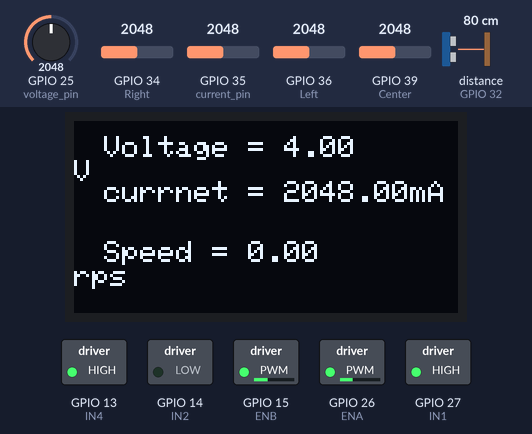
A sketch run on a simulated ESP32. Parts: 128×64 one-colour display, switched loads named in the sketch (green lamp = pin HIGH). Inputs (shaded band) come from the test bench; at power-on: distance to the obstacle (sensor on GPIO 32) 80 cm, GPIO 25 (voltage_pin) = 2048, GPIO 35 (current_pin) = 2048, GPIO 34 (Right) = 2048, GPIO 36 (Left) = 2048, GPIO 39 (Center) = 2048. The echo pulse lasts 58.3 µs per cm; the display library's start-up logo is not drawn; pins used as bus, display or sensor lines are not drawn.

Above: at 1.2 s.
1.3 s: distance to the obstacle (sensor on GPIO 32) set to 12 cm
2.8 s: distance to the obstacle (sensor on GPIO 32) set to 9 cm
At 3.39 s:
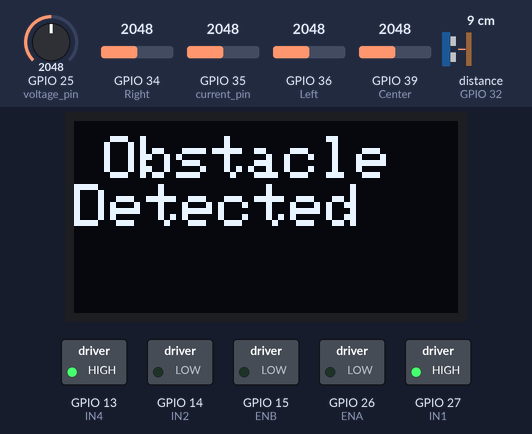
5.4 s: GPIO 25 (voltage_pin) set to 2866
At 5.94 s:
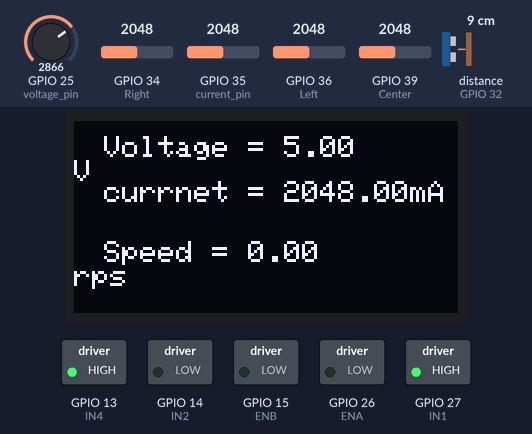
7.6 s: GPIO 35 (current_pin) set to 2866
At 8.12 s:
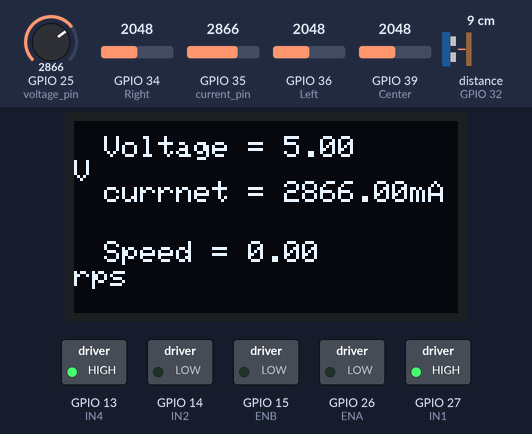
9.8 s: GPIO 25 (voltage_pin) set to 3972
11.6 s: GPIO 35 (current_pin) set to 3972
At 12.06 s:
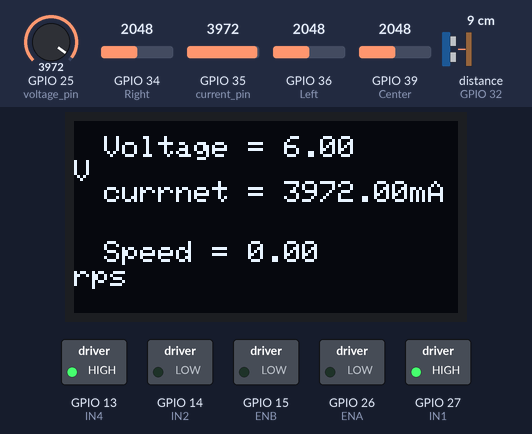
Timing chart, 0 to 14.3 s (numbered marks = the images above; inputs shaded):
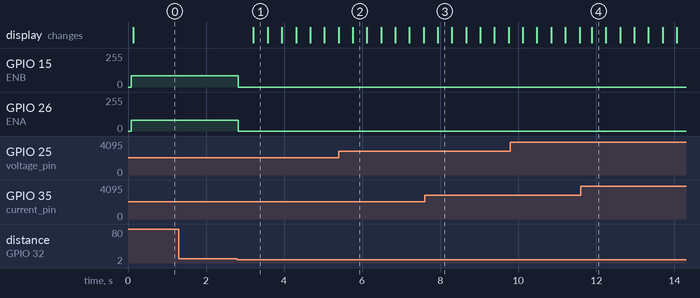

Measured:
- the behaviour switches between 11 and 10 cm on distance to the obstacle (sensor on GPIO 32) (found by bisection; images 0 and 1)
- after the input at 1.3 s, every drawn part: stays the same
- after the input at 2.8 s, GPIO 15 (ENB): 85/255 → 0/255 at once; GPIO 26 (ENA): 80/255 → 0/255 at once; the display: changes after 0.42 s (image 1)
- after the input at 5.4 s, the display: changes after 0.36 s (image 2)
- after the input at 7.6 s, the display: changes after 0.34 s (image 3)
- after the input at 11.6 s, the display: changes after 0.28 s (image 4)

The sketch:

005.ino
```cpp
#include "NewPing.h"

//OLED
#include <SPI.h>
#include <Wire.h>
#include <Adafruit_GFX.h>
#include <Adafruit_SSD1306.h>

#define SCREEN_WIDTH 128 // OLED display width, in pixels
#define SCREEN_HEIGHT 64 // OLED display height, in pixels

// Declaration for an SSD1306 display connected to I2C (SDA, SCL pins)
// The pins for I2C are defined by the Wire-library.
// On an arduino UNO:       A4(SDA), A5(SCL)
// On an arduino MEGA 2560: 20(SDA), 21(SCL)
// On an arduino LEONARDO:   2(SDA),  3(SCL), ...
#define OLED_RESET     -1 // Reset pin # (or -1 if sharing Arduino reset pin)
#define SCREEN_ADDRESS 0x3C ///< See datasheet for Address; 0x3D for 128x64, 0x3C for 128x32
Adafruit_SSD1306 display(SCREEN_WIDTH, SCREEN_HEIGHT, &Wire, OLED_RESET);

char colour;
int Last_turn;

#define NUMFLAKES     10 // Number of snowflakes in the animation example

#define LOGO_HEIGHT   16
#define LOGO_WIDTH    16
static const unsigned char PROGMEM logo_bmp[] =
{ 0b00000000, 0b11000000,
  0b00000001, 0b11000000,
  0b00000001, 0b11000000,
  0b00000011, 0b11100000,
  0b11110011, 0b11100000,
  0b11111110, 0b11111000,
  0b01111110, 0b11111111,
  0b00110011, 0b10011111,
  0b00011111, 0b11111100,
  0b00001101, 0b01110000,
  0b00011011, 0b10100000,
  0b00111111, 0b11100000,
  0b00111111, 0b11110000,
  0b01111100, 0b11110000,
  0b01110000, 0b01110000,
  0b00000000, 0b00110000 };

// IR connections
# define Left 36
# define Center 39
# define Right 34

// Ir encoder Sensor
// Define variables for measuring speed
const int sensorPin = 12;

unsigned long start_time = 0;
unsigned long end_time = 0;
int steps = 0;
float steps_old = 0;
float temp = 0;
float rps = 0;

// motor driver connections
# define ENA 26
# define IN1 27
# define IN2 14
# define IN3 12
# define IN4 13
# define ENB 15

// Colour Sensor
#define S2 16
#define S3 17
#define S0 1
#define S1 3
#define sensorOut 4

int Red = 0;
int Green = 0;
int Blue = 0;
int Frequency = 0;
int Color = 0;

// ultrasonic sensor connections
# define TRIGGER_PIN  33
# define ECHO_PIN 32
# define MAX_DISTANCE 400
NewPing sonar(TRIGGER_PIN, ECHO_PIN, MAX_DISTANCE) ;

// Current / voltage
# define current_pin 35
# define voltage_pin 25
float current = 0, voltage = 0;

// IR Encoder

void setup()
{
   Serial.begin(9600);

   // ir sensor
   pinMode(Left, INPUT);
   pinMode(Center, INPUT);
   pinMode(Right, INPUT);

   pinMode(ENA, OUTPUT);
   pinMode(IN1, OUTPUT);
   pinMode(IN2, OUTPUT);
   pinMode(IN3, OUTPUT);
   pinMode(IN4, OUTPUT);
   pinMode(ENB, OUTPUT);
   // IR Encoder
  pinMode(sensorPin, INPUT);   // set sensor pin as input
  // colour sensor
  pinMode(S2, OUTPUT); //Define S2 Pin as a OUTPUT/
  pinMode(S3, OUTPUT); //Define S3 Pin as a OUTPUT/
  pinMode(S1, OUTPUT); //Define S2 Pin as a OUTPUT/
  pinMode(S0, OUTPUT); //Define S3 Pin as a OUTPUT/
  digitalWrite(S0,HIGH);
  digitalWrite(S1,HIGH);
  // Current / voltage
  pinMode (current_pin , INPUT);
  pinMode (voltage_pin , INPUT);
   // motor driver
       // MOTOR 1
   digitalWrite(IN1, HIGH);
   digitalWrite(IN2, LOW);
      // MOTOR 2
   digitalWrite(IN3, LOW);
   digitalWrite(IN4, HIGH);

   pinMode(TRIGGER_PIN,OUTPUT);
   pinMode(ECHO_PIN, INPUT);

   //finding OLED
   // SSD1306_SWITCHCAPVCC = generate display voltage from 3.3V internally
  if(!display.begin(SSD1306_SWITCHCAPVCC, SCREEN_ADDRESS)) {
    Serial.println(F("SSD1306 allocation failed"));
    for(;;); // Don't proceed, loop forever
  }
  display.display();
  display.clearDisplay();
  display.display();

}

void loop() {

    obstacle_avoid();
    disp1();
}

void Forward()
{
  analogWrite(ENA, 80);
  analogWrite(ENB, 85);
}
void Left_turn()
{
  analogWrite(ENA, 80);
  analogWrite(ENB, 0);
  Last_turn = 0;
}
void Right_turn()
{
  analogWrite(ENA, 0);
  analogWrite(ENB, 85);
  Last_turn = 1;
}
void Stop()
{
  analogWrite(ENA, 0);
  analogWrite(ENB, 0);
}

void line_follow()
{

   if (analogRead (Left)> 500 && analogRead (Center)> 500 && analogRead (Right)> 500 )
   { Forward();}
   if (analogRead (Left)> 500 && analogRead (Center)> 500 && analogRead (Right)< 500 )
   { Left_turn();}
   if (analogRead (Left)> 500 && analogRead (Center)< 500 && analogRead (Right)> 500 )
   {Stop();}
   if (analogRead (Left)> 500 && analogRead (Center)< 500 && analogRead (Right)< 500 )
   {Left_turn();}
   if (analogRead (Left)< 500 && analogRead (Center)> 500 && analogRead (Right)> 500 )
    {Right_turn();}
   if (analogRead (Left)< 500 && analogRead (Center)> 500 && analogRead (Right)< 500 )
    {Forward();}
   if (analogRead (Left)< 500 && analogRead (Center)< 500 && analogRead (Right)> 500 )
    {Right_turn();}
   if (analogRead (Left)< 500 && analogRead (Center)< 500 && analogRead (Right)< 500 )
   {if (Last_turn == 1)
    {
      Left_turn();
    }
    else
    Right_turn();
   }
}
void obstacle_avoid()
{
//  Serial.print(sonar.ping_cm());
 if(sonar.ping_cm()<= 10)
 {
  Stop();;
  if (colour == 'R')
  red_obs();
  else
  disp();
 // delay(300);

  // if (detect_color() == 'R')
  // {red_obs();
  // Left_turn();
  // delay(200);
  // while (!(analogRead (Left)> 500) || !(analogRead (Center)>500) || !(analogRead (Right)> 500))
  // {
  //   Left_turn();
  // }
 // }
  // else{
  // while (sonar.ping_cm()<= 10)
  //   {Stop ();
  //    disp();}
  //     }
  //display.clearDisplay();

 }
 else
 line_follow();
}

void disp()
{
  display.display();
  display.clearDisplay();
  display.setTextSize(2);
  display.setTextColor(SSD1306_WHITE); // Draw white text
  display.setCursor(10, 5);
  display.println("Obstacle Detected");
  display.display();
}

void red_obs()
{
  display.display();
  display.clearDisplay();
  display.setTextSize(2);
  display.setTextColor(SSD1306_WHITE); // Draw white text
  display.setCursor(10, 5);
  display.println("Red Obstacle");
  display.display();
}
void disp1()
{
  voltage_current();
  display.display();
  display.clearDisplay();
  display.setTextSize(1);
  display.setTextColor(SSD1306_WHITE); // Draw white text
  display.setCursor(10, 5);
  display.print("Voltage = ");
  display.println(voltage);
  display.print("V");

  display.setCursor(10, 20);
  display.print("currnet = ");
  display.print(current);
  display.print("mA");
//speed();
  display.setCursor(10, 40);
  display.print("Speed = ");
  display.println(rps);
  display.print("rps");

  display.display();
}

void voltage_current()
{
  current = analogRead(current_pin);
  voltage = analogRead(voltage_pin);
  voltage = map(voltage ,3200,0,5.0,0 );
}

void speed() {
  start_time = millis();
  end_time = start_time + 1000;

  // measure steps taken within 1 second
  while (millis() < end_time) {
    if (digitalRead(sensorPin)) {
      steps = steps + 1;
      while (digitalRead(sensorPin))
        ;
    }
  }
  temp = steps - steps_old;
  steps_old = steps;
  rps = (temp / 20);  // calculate revolutions per second, adjust the denominator to match your current situation.

  // print the revolutions per second
  Serial.print("rps:");
  Serial.println(rps);
}

int getRed() {
  digitalWrite(S2,LOW);
  digitalWrite(S3,LOW);

  Frequency = pulseIn(sensorOut, LOW);
  return Frequency;
}
int getGreen() {
  digitalWrite(S2,HIGH);
  digitalWrite(S3,HIGH);
  Frequency = pulseIn(sensorOut, LOW);
  return Frequency;
}

int getBlue() {
  digitalWrite(S2,LOW);
  digitalWrite(S3,HIGH);
  Frequency = pulseIn(sensorOut, LOW);
  return Frequency; }
void detect_color()
{
  if( getRed()< getBlue() && getRed() <getGreen() )
  {
     colour = 'R';
  }
   else if( getBlue() < getRed() && getBlue() < getGreen() )
  {
    colour = 'B';
  }
   else if( getGreen() < getBlue() && getGreen() < getRed() )
  {
   colour = 'G';
  }

}
```
